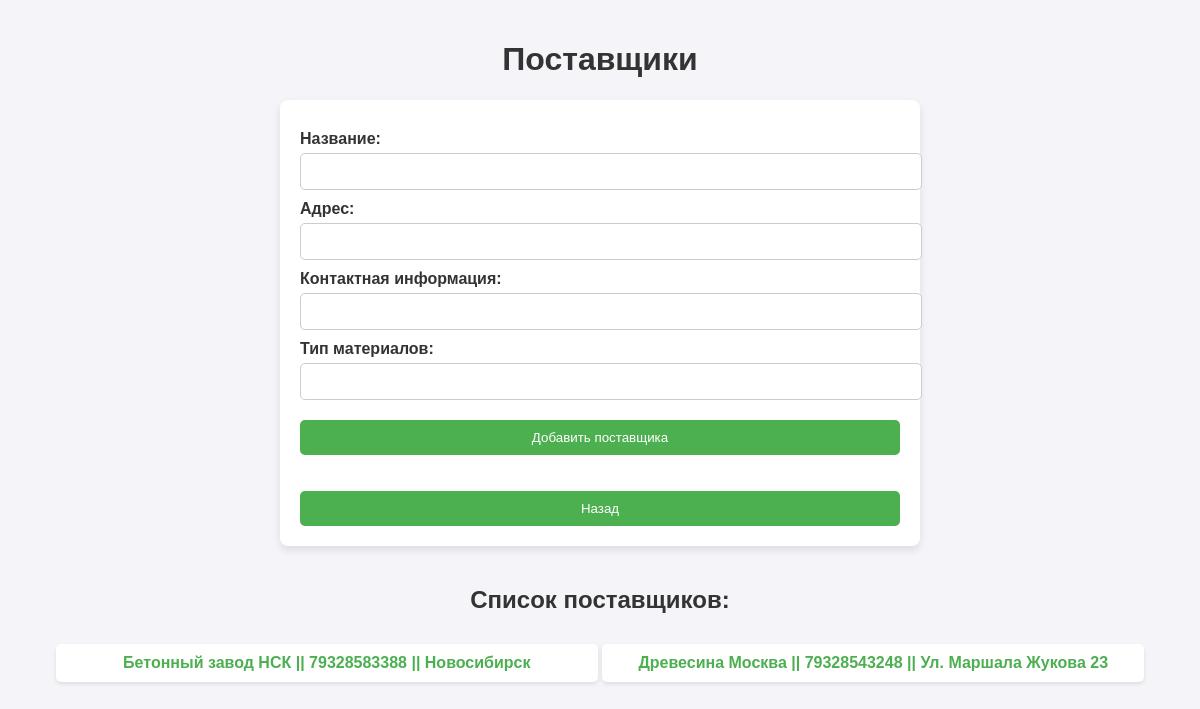
The page /suppliers (signed in) on the database as committed earlier.
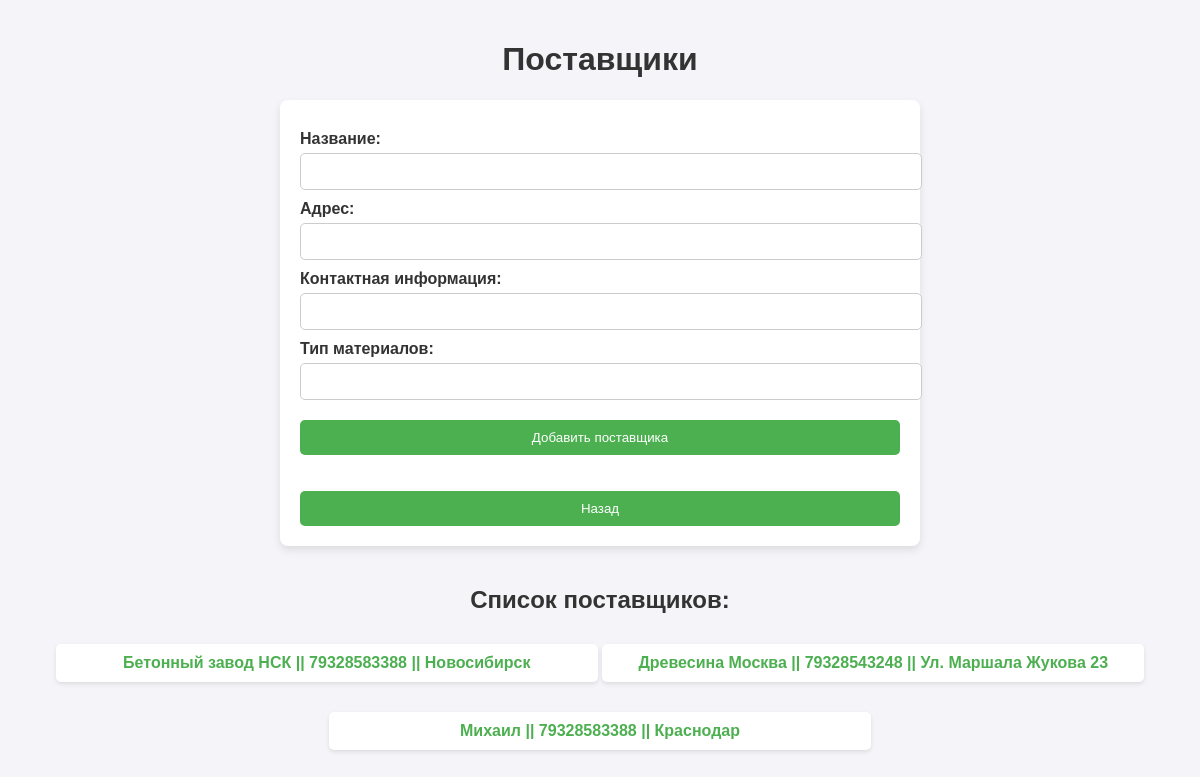
The same page on the database as committed later.
### tables this page shows
CREATE TABLE suppliers (
                id INTEGER PRIMARY KEY AUTOINCREMENT,
                name TEXT NOT NULL,
                address TEXT,
                contact_info TEXT,
                type_of_materials TEXT
            );

### main.py (the view, shortened to what this page needs)
@app.route("/suppliers", methods=["GET", "POST"])
@login_required
def manage_suppliers():
    suppliers = SupplierTable.get_all()
    return render_template("manage_suppliers.html", suppliers=suppliers)

### active_record.py (called while the page is built)
    @staticmethod
    def connect():
        conn = sqlite3.connect(DB_PATH)
        conn.row_factory = sqlite3.Row
        return conn

    @staticmethod
    def from_row(row):
        return Supplier(
            id=row["id"], name=row["name"], contact_info=row["contact_info"],
            type_of_materials=row["type_of_materials"], address=row["address"]
        )

    @staticmethod
    def get_all():
        conn = Supplier.connect()
        cursor = conn.cursor()
        cursor.execute("SELECT * FROM suppliers")
        rows = cursor.fetchall()
        conn.close()
        return [Supplier.from_row(row) for row in rows]

    @staticmethod
    def from_row(row):
        if len(row) == 4:
            return User(
                id=row[0],
                username=row[1],
                password=row[2],
                desc=row[3]
            )
        return None

    @classmethod
    def get_by_id(cls, user_id):
        conn = User.connect()
        cursor = conn.cursor()
        cursor.execute("SELECT * FROM users WHERE id = ?", (user_id,))
        row = cursor.fetchone()
        conn.close()
        return User.from_row(row) if row else None

### templates/manage_suppliers.html (shortened to what this page needs)
<!DOCTYPE html>
<html lang="ru">
<head>
</head>
<body>
<h1>Поставщики</h1>
<div class="form-container">
    <form method="POST">
        <label for="name">Название:</label>
        <input type="text" id="name" name="name" required>
        <label for="address">Адрес:</label>
        <input type="text" id="address" name="address" required>
        <label for="contact_info">Контактная информация:</label>
        <input type="text" id="contact_info" name="contact_info" required>
        <label for="type_of_materials">Тип материалов:</label>
        <input type="text" id="type_of_materials" name="type_of_materials" required>
        <button type="submit">Добавить поставщика</button>
    </form>
        <button type="submit" onclick="window.location.href='{{ url_for('index') }}'">Назад</button>
</div>
<h2>Список поставщиков:</h2>
<ul class="supplier-list">
    {% for supplier in suppliers %}
    <li>
        <a href="{{ url_for('manage_supplier', supplier_id=supplier.id) }}">{{ supplier.name }} || {{ supplier.contact_info }} || {{ supplier.address }}</a>
    </li>
    {% endfor %}
</ul>
</body>
</html>

Rows that differ between the two databases and show on the page:
added suppliers: name "Михаил", contact_info "79328583388", address "Краснодар"
